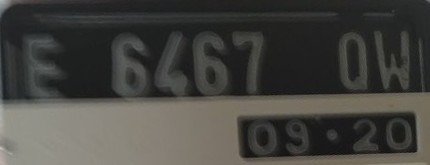
#> input picture archive/plate_number_recognition_datasets_v1/images/train/100.E 6467 QW-09-20.jpeg, 430 x 165 px; its folder holds 4 pictures in this run
$ jupyter execute Untitled2.ipynb
#> lines starting #> are read from the running program, lines starting #| are printed output that depends on the picture; after the words box and inside, x2 and y2 are one past the last pixel; in counts of white or black regions, pixels touching at a corner belong together
[cell 1]
#IMPORT LIBRARY
import cv2
import numpy
import glob
import matplotlib.pyplot as plt
from scipy import ndimage, misc

#BUKA IMAGE DALAM FOLDER MASUKKAN KEDALAM LIST
folders = glob.glob('C:/Users/NUGI/UAS_PCD/archive/plate_number_recognition_datasets_v1/images/train')
imagenames_list = []
for folder in folders:
    for f in glob.glob(folder+'/*.jpeg'):
        imagenames_list.append(f)

[cell 2]
#FUNGSI MENJADIKAN IMAGE RGB KEDALAM GRAYSCALE
gray = []

for img in imagenames_list:
    RGB = cv2.imread(img)
#> RGB is the input picture: shape (165, 430, 3); mean B, G, R 64.2, 68.7, 69.6
    img2 = 0.02126*RGB[:,:,2] + 0.7152*RGB[:, :,1] + 0.0722*RGB[:,:,0]
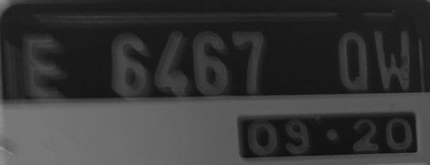
#> img2: shape (165, 430) float64; min 7.79, max 157.4, mean 55.3
    gray.append(img2)
#> pass 2 of the loop `for img in imagenames_list:`:
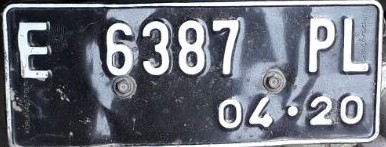
#> input picture archive/plate_number_recognition_datasets_v1/images/train/103.E 6387 PL-04-20.jpeg, 386 x 147 px
#> RGB is the input picture: shape (147, 386, 3); mean B, G, R 124.6, 114.6, 110.5
#> `img2 = 0.02126*RGB[:,:,2] + 0.7152*RGB[:, :,1] + 0.0722*RGB[:,:,0]`:
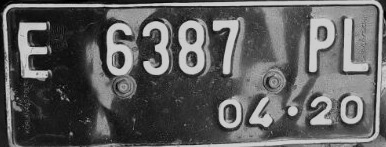
#> img2: shape (147, 386) float64; min 0.106, max 206.2, mean 93.3
#> pass 3 of the loop `for img in imagenames_list:`:
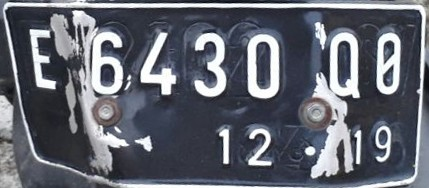
#> input picture archive/plate_number_recognition_datasets_v1/images/train/105.E 6430 QO-12-19.jpeg, 429 x 188 px
#> RGB is the input picture: shape (188, 429, 3); mean B, G, R 111.7, 101.9, 98.4
#> `img2 = 0.02126*RGB[:,:,2] + 0.7152*RGB[:, :,1] + 0.0722*RGB[:,:,0]`:
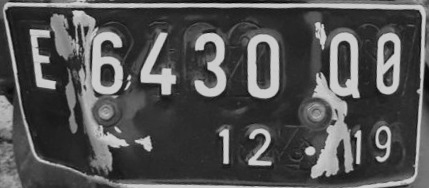
#> img2: shape (188, 429) float64; min 0.505, max 206.2, mean 83
#> the loop made 4 passes; the first 3 are shown

plt.imshow(gray[3], cmap='gray')
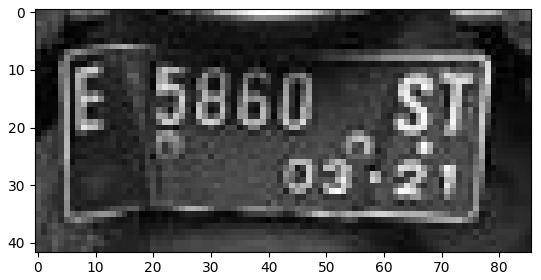
#> figure drawn by matplotlib, 1 panel

[cell 3]
#FUNGSI MENJADIKAN IMAGE GRAYSCALE KEDALAM BENTUK THRESHOLD ATAU PROSES BINARIZATION
binarization = []

for binar in gray:
    retval, threshold = cv2.threshold(binar, 170, 255, cv2.THRESH_BINARY_INV)
    binarization.append(threshold)
#> this loop made 4 passes
#> pass 2, `retval, threshold = cv2.threshold(binar, 170, 255, cv2.THRESH_BINARY_I..`:
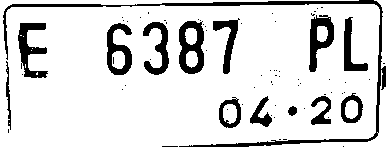
#> threshold: shape (147, 386) float64; 85.2% white; 72 black regions (58 under 20 px), largest, box (x1, y1, x2, y2) and area: (3, 0, 386, 147) 2297, (179, 21, 204, 74) 824, (18, 23, 48, 78) 752
#> pass 3, `retval, threshold = cv2.threshold(binar, 170, 255, cv2.THRESH_BINARY_I..`:
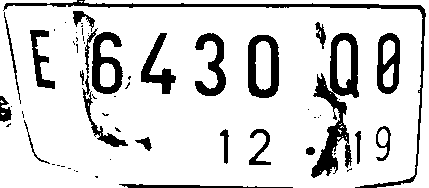
#> threshold: shape (188, 429) float64; 84.4% white; 59 black regions (36 under 20 px), largest, box (x1, y1, x2, y2) and area: (311, 33, 359, 178) 2498, (3, 0, 426, 188) 2029, (248, 35, 279, 98) 1108

plt.imshow(binarization[3], cmap='gray')
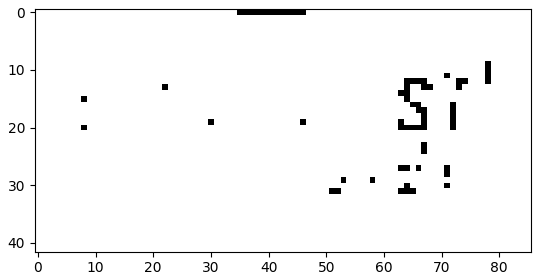
#> figure drawn by matplotlib, 1 panel

[cell 4]
#FUNGSI MENJADIKAN IMAGE THRESHOLD MENJADI BLUR KARENA PROSES MEDIAN FILTER
mefil = []

for median in binarization:
#     blur = cv2.medianBlur(median, 5)
    blur = ndimage.median_filter(median, size=2)
    mefil.append(blur)
#> this loop made 4 passes
#> pass 2, `blur = ndimage.median_filter(median, size=2)`:
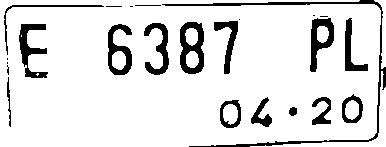
#> blur: shape (147, 386) float64; 87.9% white; 24 black regions (8 under 20 px), largest, box (x1, y1, x2, y2) and area: (162, 0, 386, 147) 1275, (180, 22, 204, 74) 750, (19, 24, 48, 78) 655
#> pass 3, `blur = ndimage.median_filter(median, size=2)`:
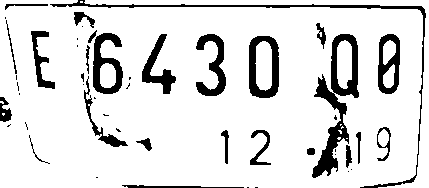
#> blur: shape (188, 429) float64; 87% white; 49 black regions (24 under 20 px), largest, box (x1, y1, x2, y2) and area: (312, 34, 359, 178) 2162, (50, 0, 426, 188) 1348, (249, 36, 279, 98) 1001

plt.imshow(mefil[3], cmap='gray')
